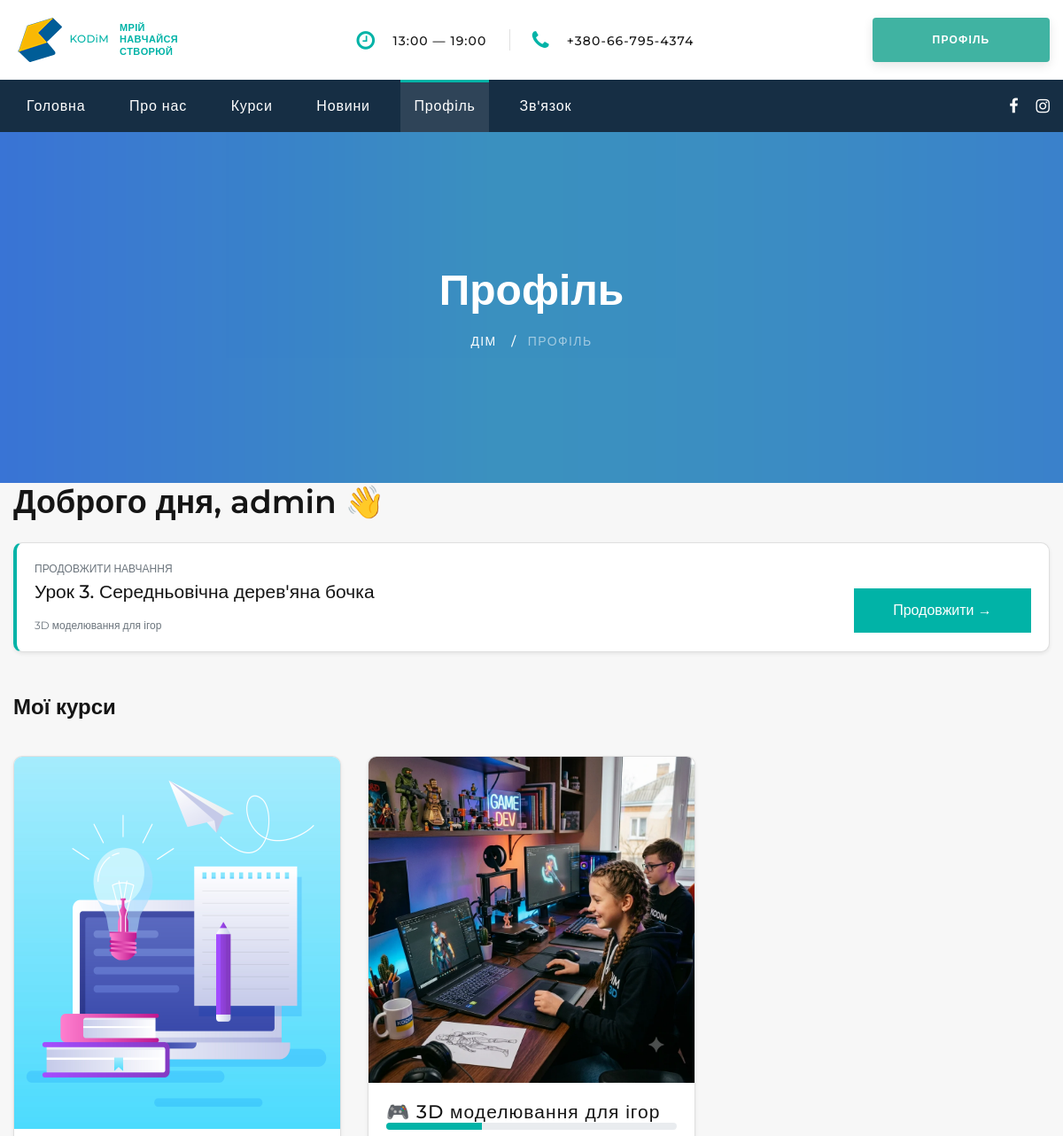
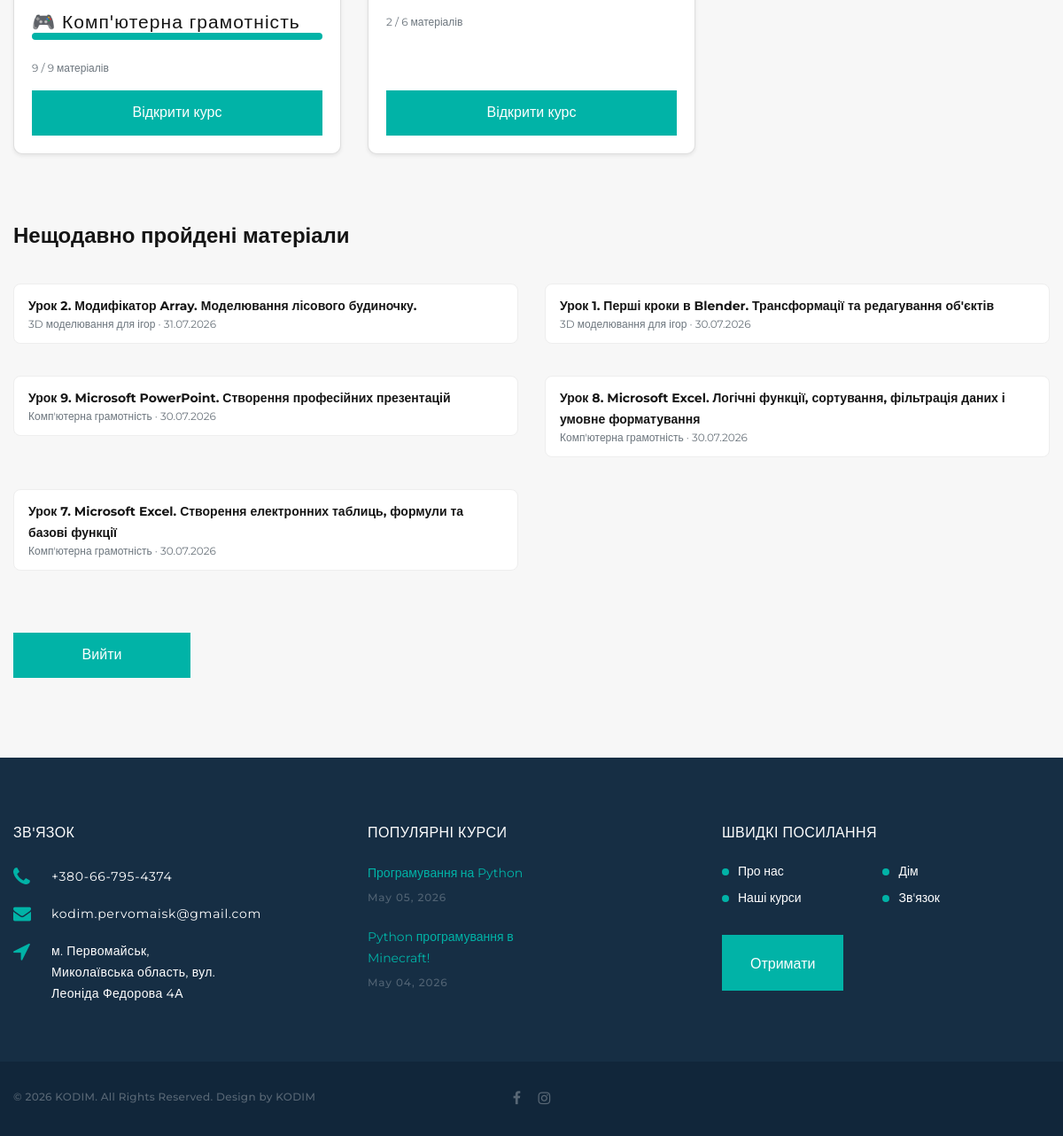
The page /users/profile/ (signed in) on the database its author committed (2 pictures, top to bottom).
### learning/models.py (models this page shows, shortened)
class Material(models.Model):
    course = models.ForeignKey(
        Course, on_delete=models.CASCADE, related_name='materials',
        verbose_name='Курс',
    )
    title = models.CharField('Назва матеріалу', max_length=200)
    order = models.PositiveSmallIntegerField(
        'Порядок', default=0,
        help_text='Визначає послідовність проходження (1, 2, 3 ...).',
    )
    content = CKEditor5Field('Текст матеріалу', config_name='material', blank=True)
    video_url = models.URLField('Посилання на відео (YouTube)', blank=True, null=True)
    file = models.FileField(
        'Файл (PDF тощо)', upload_to='materials/', blank=True, null=True,
    )
    class Meta:
        ordering = ['course', 'order']
        verbose_name = 'Матеріал курсу'
        verbose_name_plural = 'Матеріали курсу'
        unique_together = ('course', 'order')
    def is_unlocked_for(self, user):
        if self.order <= 1:
            return True
        previous = Material.objects.filter(
            course=self.course, order__lt=self.order
        ).order_by('-order').first()
        if previous is None:
            return True
        return MaterialProgress.objects.filter(
            user=user, material=previous, is_read=True
        ).exists()

class Enrollment(models.Model):
    user = models.ForeignKey(
        settings.AUTH_USER_MODEL, on_delete=models.CASCADE,
        related_name='enrollments', verbose_name='Учень',
    )
    course = models.ForeignKey(
        Course, on_delete=models.CASCADE,
        related_name='enrollments', verbose_name='Курс',
    )
    assigned_at = models.DateTimeField('Призначено', auto_now_add=True)
    class Meta:
        unique_together = ('user', 'course')
        verbose_name = 'Призначення курсу'
        verbose_name_plural = 'Призначення курсів'
    def total_materials(self):
        return self.course.materials.count()
    def read_materials_count(self):
        return MaterialProgress.objects.filter(
            user=self.user, material__course=self.course, is_read=True
        ).count()
    def progress_percent(self):
        total = self.total_materials()
        if total == 0:
            return 0
        return round(self.read_materials_count() / total * 100)
    def next_material(self):
        for material in self.course.materials.all():
            already_read = MaterialProgress.objects.filter(
                user=self.user, material=material, is_read=True
            ).exists()
            if not already_read:
                return material if material.is_unlocked_for(self.user) else None
        return None  # усі матеріали курсу прочитано

class MaterialProgress(models.Model):
    user = models.ForeignKey(settings.AUTH_USER_MODEL, on_delete=models.CASCADE)
    material = models.ForeignKey(Material, on_delete=models.CASCADE)
    is_read = models.BooleanField('Прочитано', default=False)
    read_at = models.DateTimeField('Дата прочитання', null=True, blank=True)
    class Meta:
        unique_together = ('user', 'material')
        verbose_name = 'Прогрес по матеріалу'
        verbose_name_plural = 'Прогрес по матеріалах'

### Web_1/models.py (models this page shows, shortened)
class Course(models.Model):
    LEVEL_CHOICES = [
        ('beginner', 'Початківець'),
        ('intermediate', 'Середній'),
        ('advanced', 'Просунутий'),
    ]
    category = models.ForeignKey(
        Category,
        on_delete=models.CASCADE,
        help_text='оберіть категорію',
        verbose_name='категорія курсу',
        null=True,
    )
    name = models.CharField(max_length=50, verbose_name="Ім'я")
    name_url = models.CharField(
        max_length=50, verbose_name='Name URL', default='', blank=True
    )
    image = models.ImageField(
        upload_to='course_images',
        verbose_name='Картинка',
        null=True,
        blank=True,
        validators=[validate_image_size]  # Додано перевірку ваги файлу
    )
    emoji_icon = models.CharField(
        max_length=10,
        verbose_name='Емодзі іконка',
        default='🎮',
        blank=True,
        help_text='Емодзі, що відображається на картці курсу (напр. 🎮, 🐍, 🎨)',
    )
    description_short = models.CharField(
        max_length=250,
        verbose_name='Короткий опис',
        null=True,
        blank=True,
    )
    description = models.TextField(
        verbose_name='Опис',
        null=True,
        blank=True,
        help_text='Детальний опис курсу (відображається у секції "Як проходить навчання")',
    )
    kid_age = models.CharField(
        max_length=50,
        verbose_name='Вік учня',
        null=True,
        blank=True,
        help_text='Напр. «від 10 років» або «8–14 років»',
    )
    level = models.CharField(
        max_length=20,
        choices=LEVEL_CHOICES,
        verbose_name='Рівень',
        default='beginner',
    )
    duration = models.CharField(
        max_length=50,
        verbose_name='Тривалість курсу',
        null=True,
        blank=True,
        help_text='Напр. «5 місяців», «3 місяці»',
    )
    lessons_count = models.PositiveSmallIntegerField(
        verbose_name='Кількість занять',
        null=True,
        blank=True,
    )
    schedule = models.CharField(
        max_length=100,
        verbose_name='Розклад',
        null=True,
        blank=True,
        help_text='Напр. «2 заняття на тиждень по 90 хвилин»',
    )
    price = models.CharField(
        max_length=50,
        verbose_name='Вартість',
        null=True,
        blank=True,
        help_text='Залишіть порожнім або вкажіть базову ціну для SEO',
    )
    date_price = models.IntegerField(
        verbose_name='Дата_ціна',
        null=True,
        blank=True,
    )
    price_monthly = models.CharField(
        max_length=50,
        verbose_name='Ціна (помісячна)',
        null=True,
        blank=True,
        help_text='Напр. «1200 грн» або «Уточніть»',
    )
    price_semester = models.CharField(
        max_length=50,
        verbose_name='Ціна (семестр)',
        null=True,
        blank=True,
        help_text='Напр. «6500 грн» або «Знижка»',
    )
    price_full = models.CharField(
        max_length=50,
        verbose_name='Ціна (повна)',
        null=True,
        blank=True,
        help_text='Напр. «11000 грн» або «Макс. знижка»',
    )
    stat_students = models.PositiveIntegerField(
        verbose_name='Учнів пройшло',
        null=True,
        blank=True,
        help_text='Напр. 120',
    )
    stat_projects = models.PositiveIntegerField(
        verbose_name='Проєктів створено',
        null=True,
        blank=True,
    )
    stat_rating = models.DecimalField(
        max_digits=3,
        decimal_places=1,
        verbose_name='Рейтинг',
        null=True,
        blank=True,
        help_text='Напр. 4.9',
    )
    stat_years = models.PositiveSmallIntegerField(
        verbose_name='Років викладаємо',
        null=True,
        blank=True,
    )
    what_will_learn = models.JSONField(
        verbose_name='Що вивчить дитина',
        null=True,
        blank=True,
        help_text=(
            'Список рядків. Приклад: '
            '["Основи Lua", "Створення 3D-світів", "Публікація гри"]'
        ),
    )
    for_whom = models.JSONField(
        verbose_name='Для кого курс',
        null=True,
        blank=True,
        help_text=(
            'Список об\'єктів. Приклад: '
            '[{"icon": "🎮", "title": "Фанати Roblox", '
            '"text": "Хочуть не просто грати, а створювати"}]'
        ),
    )
    advantages = models.JSONField(
        verbose_name='Переваги напряму',
        null=True,
        blank=True,
        help_text=(
            'Список нумерованих переваг курсу/професії. Приклад: '
            '[{"title": "Висока затребуваність", '
            '"text": "Python — одна з найпопулярніших мов програмування у світі"}]'
        ),
    )
    program_modules = models.JSONField(
        verbose_name='Програма (модулі)',
        null=True,
        blank=True,
        help_text=(
            'Список модулів. Приклад: '
            '[{"num": "01", "title": "Знайомство з Roblox Studio", '
            '"subtitle": "Інтерфейс та перший світ", '
            '"topics": ["Інтерфейс редактора", "Перша локація"]}]'
        ),
    )
    results = models.JSONField(
        verbose_name='Результати курсу',
        null=True,
        blank=True,
        help_text=(
            'Список результатів. Приклад: '
            '[{"icon": "🏆", "text": "Власна гра у Roblox"}]'
        ),
    )
    faq = models.JSONField(
        verbose_name='Часті запитання (FAQ)',
        null=True,
        blank=True,
        help_text=(
            'Список питань/відповідей. Приклад: '
            '[{"question": "З якого віку?", "answer": "Від 10 років."}]'
        ),
    )
    meta_description = models.CharField(
        max_length=300,
        verbose_name='Meta опис (SEO)',
        null=True,
        blank=True,
    )
    is_active = models.BooleanField(
        default=True,
        verbose_name='Активний',
        help_text='Якщо знято — курс не відображається на сайті',
    )
    order = models.PositiveSmallIntegerField(
        default=0,
        verbose_name='Порядок сортування',
    )
    class Meta:
        verbose_name = 'Курс'
        verbose_name_plural = 'Курси'
        ordering = ['order', 'name']

### users/views.py (the view)
# urls.py: path('profile/', views.profile, name = 'profile'),
@login_required
def profile(request):
    enrollments = (
        Enrollment.objects.filter(user=request.user)
        .select_related('course')
        .prefetch_related('course__materials')
    )
    continue_item = None
    for enrollment in enrollments:
        material = enrollment.next_material()
        if material:
            continue_item = {'enrollment': enrollment, 'material': material}
            break
    recent_progress = (
        MaterialProgress.objects.filter(user=request.user, is_read=True)
        .select_related('material', 'material__course')
        .order_by('-read_at')[:5]
    )
    context = {
        'enrollments': enrollments,
        'continue_item': continue_item,
        'recent_progress': recent_progress,
    }
    return render(request, 'registration/profile.html', context)

### users/templates/registration/profile.html (shortened to what this page needs)
<!DOCTYPE html>
{% extends 'base.html' %}
{% load static %}
{% block content %}
<section class="breadcrumbs-custom-inset">
  <div class="breadcrumbs-custom context-dark bg-overlay-60">
    <div class="container">
      <h2 class="breadcrumbs-custom-title">Профіль</h2>
      <ul class="breadcrumbs-custom-path">
        <li><a href="/">Дім</a></li>
        <li class="active">Профіль</li>
      </ul>
    </div>
    <div class="box-position" style="background-image: url({% static 'images/breadcrumbs-bg.png' %});"></div>
  </div>
</section>
<section class="section section-lg section-top-1 bg-gray-4">
  <div class="container">
    <h3 class="mb-4">Доброго дня, {{ user.first_name|default:user.username }} 👋</h3>
    {% if continue_item %}
    <div class="card shadow-sm profile-continue-card mb-5">
      <div class="card-body d-flex align-items-center justify-content-between flex-wrap">
        <div>
          <p class="small text-muted mb-1">ПРОДОВЖИТИ НАВЧАННЯ</p>
          <h5 class="mb-1">{{ continue_item.material.title }}</h5>
          <p class="small text-muted mb-0">{{ continue_item.enrollment.course.name }}</p>
        </div>
        <a class="button button-primary button-pipaluk"
          href="{% url 'learning:material_detail' continue_item.material.id %}">Продовжити →</a>
      </div>
    </div>
    {% endif %}
    <h4 class="mb-3">Мої курси</h4>
    {% if enrollments %}
    <div class="row row-30 mb-5">
      {% for enrollment in enrollments %}
      <div class="col-md-6 col-lg-4 wow fadeInDown" data-wow-delay=".2s">
        <div class="card h-100 shadow-sm learning-course-card">
          {% if enrollment.course.image %}
          <img class="card-img-top" src="{{ enrollment.course.image.url }}" alt="{{ enrollment.course.name }}">
          {% endif %}
          <div class="card-body d-flex flex-column">
            <h5 class="card-title">{{ enrollment.course.emoji_icon }} {{ enrollment.course.name }}</h5>
            <div class="progress mb-2" style="height: 8px;">
              <div class="progress-bar learning-progress-bar" style="width: {{ enrollment.progress_percent }}%;"></div>
            </div>
            <p class="small text-muted mb-3">{{ enrollment.read_materials_count }} / {{ enrollment.total_materials }}
              матеріалів</p>
            <a class="button button-primary button-pipaluk btn-block mt-auto"
              href="{% url 'learning:course_materials' enrollment.course.id %}">Відкрити курс</a>
          </div>
        </div>
      </div>
      {% endfor %}
    </div>
    {% else %}
    <p class="text-muted mb-5">Курсів поки не призначено. Зверніться до адміністратора школи.</p>
    {% endif %}
    {% if recent_progress %}
    <h4 class="mb-3">Нещодавно пройдені матеріали</h4>
    <div class="row row-20">
      {% for progress in recent_progress %}
      <div class="col-md-6">
        <a class="d-block profile-recent-item mb-3" href="{% url 'learning:material_detail' progress.material.id %}">
          <strong>{{ progress.material.title }}</strong>
          <div class="small text-muted">{{ progress.material.course.name }} · {{ progress.read_at|date:"d.m.Y" }}</div>
        </a>
      </div>
      {% endfor %}
    </div>
    {% endif %}
    <form method="post" action="{% url 'users:logout' %}" class="mt-4">
      <button class="button button-primary button-pipaluk" type="submit">Вийти</button>
    </form>
  </div>
</section>
{% endblock content %}
{% block navbar %}
<li class="rd-nav-item"><a class="rd-nav-link" href="/">Головна</a></li>
<li class="rd-nav-item"><a class="rd-nav-link" href="/about/">Про нас</a></li>
<li class="rd-nav-item"><a class="rd-nav-link" href="/courses/">Курси</a></li>
<li class="rd-nav-item"><a class="rd-nav-link" href="/news/">Новини</a></li>
<li class="rd-nav-item active"><a class="rd-nav-link" href="{% url 'users:profile' %}">Профіль</a></li>
<li class="rd-nav-item"><a class="rd-nav-link" href="/contact-us/">Зв'язок</a></li>
{% endblock %}

### users/templates/registration/profile.html (style rules this page uses)
.profile-continue-card { border-radius: 10px; border-left: 4px solid #01b3a7; }
.learning-course-card { border-radius: 10px; overflow: hidden; transition: transform .2s ease; }
.learning-progress-bar { background-color: #01b3a7; }
.profile-recent-item { display: block; padding: 12px 16px; border-radius: 8px; background: #fff; border: 1px solid #eee; color: inherit; text-decoration: none; }

### rows shown on the page
Material: material "Урок 3. Середньовічна дерев'яна бочка"
Enrollment: enrollment.course.name "3D моделювання для ігор", course.image (picture), course.emoji_icon "🎮", course.name "3D моделювання для ігор", read_materials_count "2", total_materials "6"
Enrollment: course.image (picture), course.emoji_icon "🎮", course.name "Комп'ютерна грамотність", read_materials_count "9", total_materials "9"
MaterialProgress: material "Урок 2. Модифікатор Array. Моделювання лісового будиночку.", material.course.name "3D моделювання для ігор", read_at "31.07.2026"
MaterialProgress: material "Урок 1. Перші кроки в Blender. Трансформації та редагування об'єктів", material.course.name "3D моделювання для ігор", read_at "30.07.2026"
MaterialProgress: material "Урок 9. Microsoft PowerPoint. Створення професійних презентацій", material.course.name "Комп'ютерна грамотність", read_at "30.07.2026"
MaterialProgress: material "Урок 8. Microsoft Excel. Логічні функції, сортування, фільтрація даних і умовне форматування", material.course.name "Комп'ютерна грамотність", read_at "30.07.2026"
MaterialProgress: material "Урок 7. Microsoft Excel. Створення електронних таблиць, формули та базові функції", material.course.name "Комп'ютерна грамотність", read_at "30.07.2026"

### other values the page prints
{{ user.first_name|default:user.username }} "admin"
